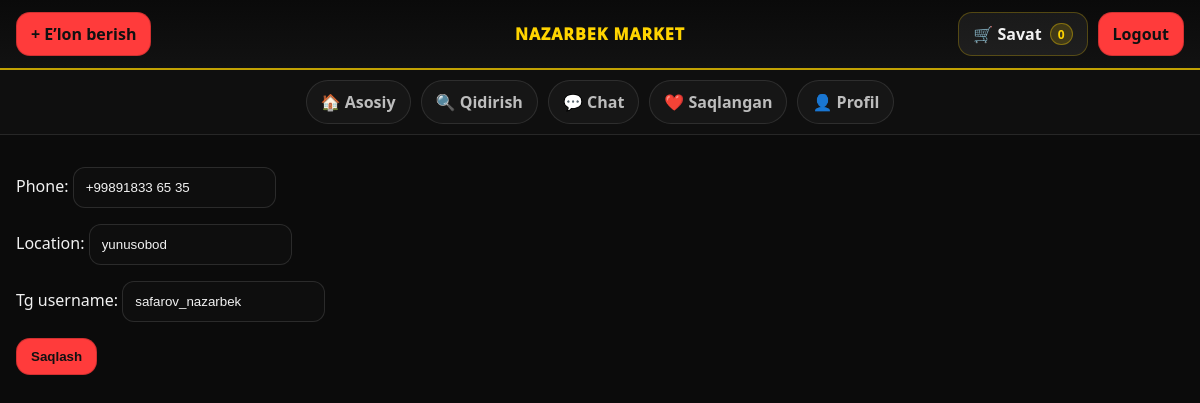
The app's page /accounts/profile/edit/ (signed in) with its own data.
### profiles/models.py (models this page shows, shortened)
class Profile(models.Model):
    user = models.OneToOneField(
        settings.AUTH_USER_MODEL,
        on_delete=models.CASCADE,
        related_name="profile"
    )
    avatar = models.ImageField(upload_to="avatars/", blank=True, null=True)
    phone = models.CharField(max_length=20, blank=True)
    location = models.CharField(max_length=120, blank=True)
    bio = models.TextField(blank=True)
    tg_username=models.CharField(max_length=20,blank=True )

### profiles/views.py (the view)
# urls.py: path("profile/edit/", views.profile_edit, name="profile_edit"),
@login_required
def profile_edit(request):
    profile = request.user.profile
    if request.method == "POST":
        form = ProfileForm(request.POST, instance=profile)
        if form.is_valid():
            form.save()
            return redirect("profile")
    else:
        form = ProfileForm(instance=profile)
    return render(request, "profile_edit.html", {
        "form": form,
        "cart_count": 0,
    })

### profiles/forms.py (shortened to what this page needs)
class ProfileForm(forms.ModelForm):
    class Meta:
        model = Profile
        fields = ["phone", "location", "tg_username"]

### configapp/context_processors.py (called while the page is built)
def cart_count(request):
    if request.user.is_authenticated:
        total = CartItem.objects.filter(user=request.user).aggregate(s=Sum("quantity"))["s"] or 0
        return {"cart_count": total}
    return {"cart_count": 0}

### templates/profile_edit.html (shortened to what this page needs)
{% extends "dashboard.html" %}
{% block content %}
<form method="post">
  {{ form.as_p }}
  <button class="btn btn--red">Saqlash</button>
</form>
{% endblock %}

### static/dashboard.css (style rules this page uses)
:root { --bg:#0b0b0b; --panel:#121212; --panel2:#0f0f0f; --text:#f2f2f2; --muted:#bdbdbd; --yellow:#ffd400; --red:#ff3b3b; --stroke:rgba(255,255,255,.12); --sidebar-w:320px; --gap:18px; }
* { box-sizing:border-box; }
html,body { height:100%; }
body { margin:0; font-family:system-ui,-apple-system,Segoe UI,Roboto,Arial,sans-serif; background:var(--bg); color:var(--text); }
.btn { display:inline-flex; align-items:center; gap:8px; padding:10px 14px; border-radius:14px; font-weight:900; border:1px solid rgba(255,255,255,.14); background:rgba(255,255,255,.04); color:var(--text); }
.btn--red { background:var(--red); color:#111; border-color:rgba(0,0,0,.18); }
input,select,textarea { padding:12px; border-radius:12px; background:#0e0e0e; border:1px solid rgba(255,255,255,.12); color:var(--text); }

### records on screen
Profile: phone "+99891833 65 35", location "yunusobod", tg_username "safarov_nazarbek"

### other values on screen
{{ cart_count|default:0 }} "0"
